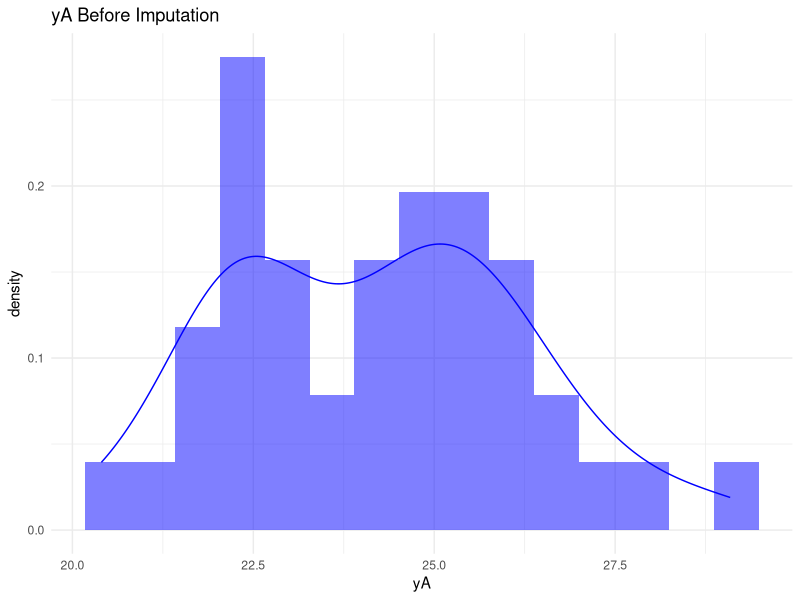
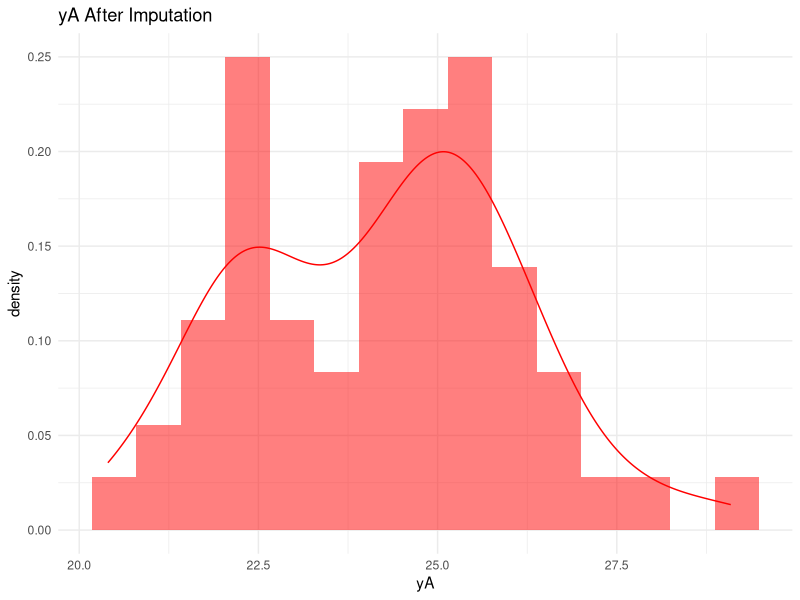
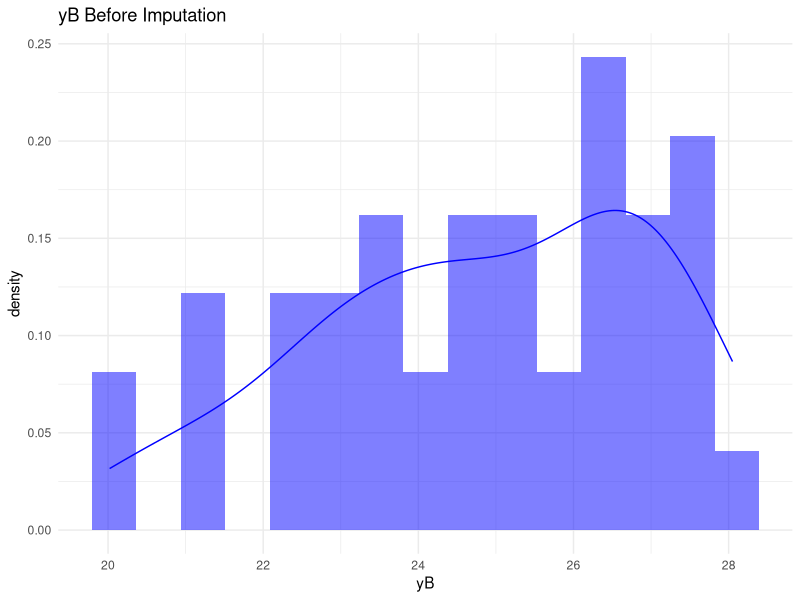
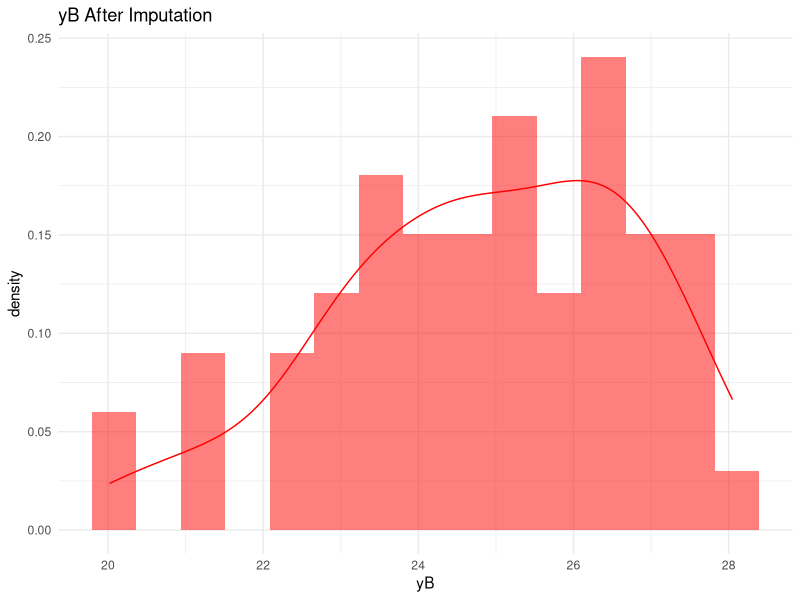
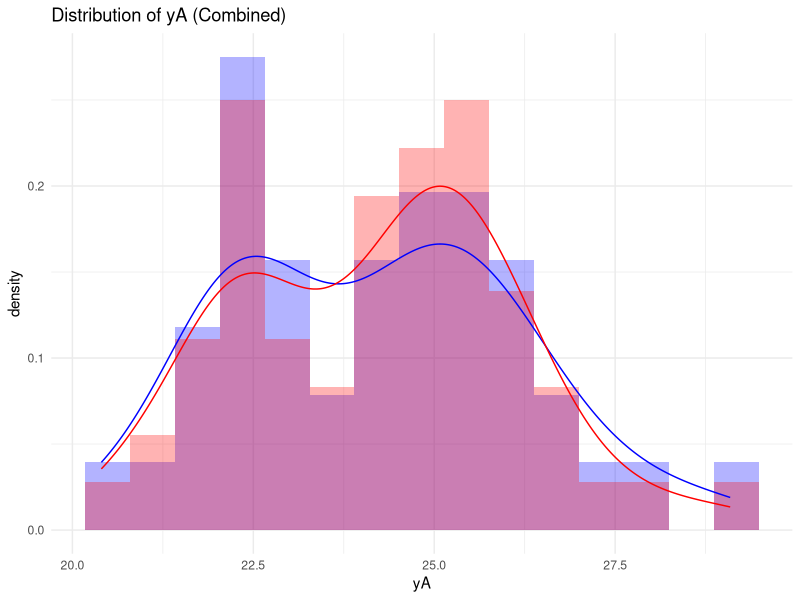
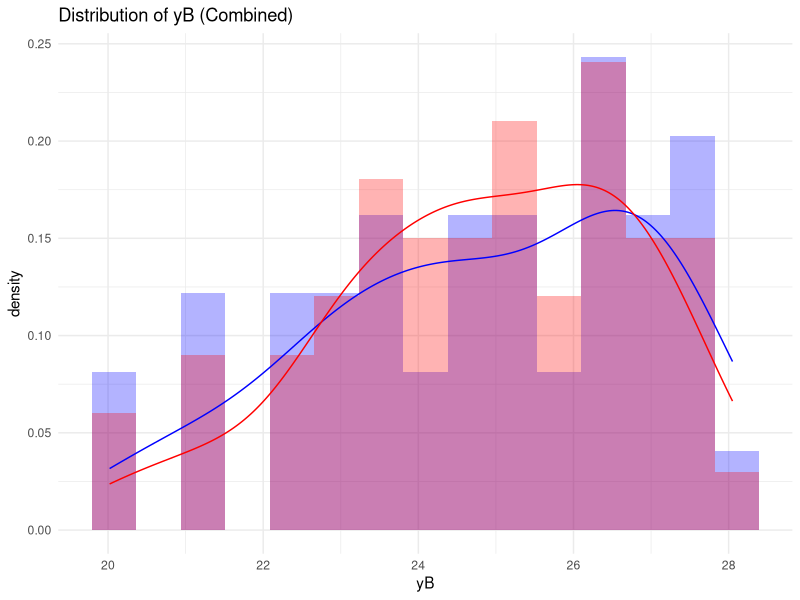

These figures' R source, in order:
## ---- chunk 1
# loading libraries
library(mvtnorm)
library(ggplot2)
library(dplyr)
library(MASS)

# Load data with proper column names and whitespace handling
df <- read.table(
  file = "interexp.dat",
  header = TRUE,
  na.strings = c("NA", ""),
  col.names = c("yA", "yB"),  # Explicitly set column names
  strip.white = TRUE,         # Remove extra whitespace
  sep = ""                    # Any whitespace separator
)

# Check column names
cat("Column names:", colnames(df), "\n")

# Check first 6 rows
cat("\nFirst 6 rows:\n")
print(head(df))

# Check missing values
cat("\nMissing values per column:\n")
print(colSums(is.na(df)))



# EM Imputation Function that uses bivariate normal data
em_imputation <- function(data, max_iter = 500, tol = 1e-8) {
    
    imputed <- data.frame(
        yA = ifelse(is.na(data$yA), 
                   median(data$yA, na.rm = TRUE),  # More robust initialization
                   data$yA),
        yB = ifelse(is.na(data$yB),
                   median(data$yB, na.rm = TRUE),
                   data$yB)
    )
    
    # Convert to matrix for numerical stability
    imputed_mat <- as.matrix(imputed)
    n <- nrow(imputed_mat)
    mu <- colMeans(imputed_mat)
    cov_mat <- cov(imputed_mat)
    
    # create initial covariance regularization
    cov_mat <- cov_mat + diag(1e-5, ncol(cov_mat))
    
    for (i in 1:max_iter) {
        sum_z <- matrix(0, 2, 1)
        sum_zz <- matrix(0, 2, 2)
        
        for (j in 1:n) {
            obs <- !is.na(data[j, ])
            miss <- is.na(data[j, ])
            
            if(any(miss)) {
                
                cov_sub <- cov_mat[obs, obs, drop = FALSE]
                cov_sub_reg <- cov_sub + diag(1e-6, nrow(cov_sub))
                cov_inv <- ginv(cov_sub_reg)
                
                #conditional mean calculation
                mu_cond <- mu[miss] + 
                    (cov_mat[miss, obs, drop = FALSE] %*% cov_inv) %*% 
                    (imputed_mat[j, obs] - mu[obs])
                
                # Updating the imputation
                imputed_mat[j, miss] <- mu_cond
            }
            
            # collect the statistics by using the updated imputation
            z <- matrix(imputed_mat[j, ], ncol = 1)
            sum_z <- sum_z + z
            sum_zz <- sum_zz + tcrossprod(z)
        }
        
        # updating the parameters mu and covariance
        new_mu <- sum_z/n
        new_cov <- (sum_zz/n) - tcrossprod(new_mu)
        cov_mat <- new_cov + diag(1e-5, 2)  
        
        # Checking the convergence condition
        if (i > 1 && norm(mu - new_mu, "F") < tol) break
        mu <- new_mu
    }
    
    list(
        imputed_data = data.frame(imputed_mat),
        mu = mu,
        sigma = cov_mat,
        iterations = i
    )
}


# running the imputation above
set.seed(42)  # For reproducibility
result <- em_imputation(df)
df_imputed <- result$imputed_data

# creating file called imputed.csv
write.csv(df_imputed, "imputed_data.csv", row.names = FALSE)

# printing the pre-imputation statistics
cat("Pre-imputation summary:\n")
print(summary(df))

#printing the post imputation statistics
cat("\nPost-imputation summary:\n")
print(summary(df_imputed))


# Plotting the distributions in individual density plots
plot_distribution_single <- function(var, dataset, title_text, fill_color) {
    ggplot() +
        geom_histogram(
            data = dataset, aes(x = !!sym(var), y = ..density..),
            bins = 15, fill = fill_color, alpha = 0.5
        ) +
        geom_density(data = dataset, aes(x = !!sym(var)), color = fill_color) +
        ggtitle(title_text) +
        theme_minimal()
}

# Plotting the distributions in the same plot to check the visual changes
plot_distribution_combined <- function(var) {
    ggplot() +
        geom_histogram(
            data = df, aes(x = !!sym(var), y = ..density..),
            bins = 15, fill = "blue", alpha = 0.3
        ) +
        geom_histogram(
            data = df_imputed, aes(x = !!sym(var), y = ..density..),
            bins = 15, fill = "red", alpha = 0.3
        ) +
        geom_density(data = df, aes(x = !!sym(var)), color = "blue") +
        geom_density(data = df_imputed, aes(x = !!sym(var)), color = "red") +
        ggtitle(paste("Distribution of", var, "(Combined)")) +
        theme_minimal()
}


plot_distribution_single("yA", df, "yA Before Imputation", "blue")
plot_distribution_single("yA", df_imputed, "yA After Imputation", "red")
plot_distribution_single("yB", df, "yB Before Imputation", "blue")
plot_distribution_single("yB", df_imputed, "yB After Imputation", "red")
plot_distribution_combined("yA")  
plot_distribution_combined("yB")



# Covariance comparison
cat("\nOriginal covariance (complete cases):\n")
print(cov(df, use = "complete.obs"))

cat("\nImputed covariance:\n")
print(cov(df_imputed))

# Statistical test
cat("\nPaired t-test results:\n")
print(t.test(df_imputed$yA, df_imputed$yB, paired = TRUE))


